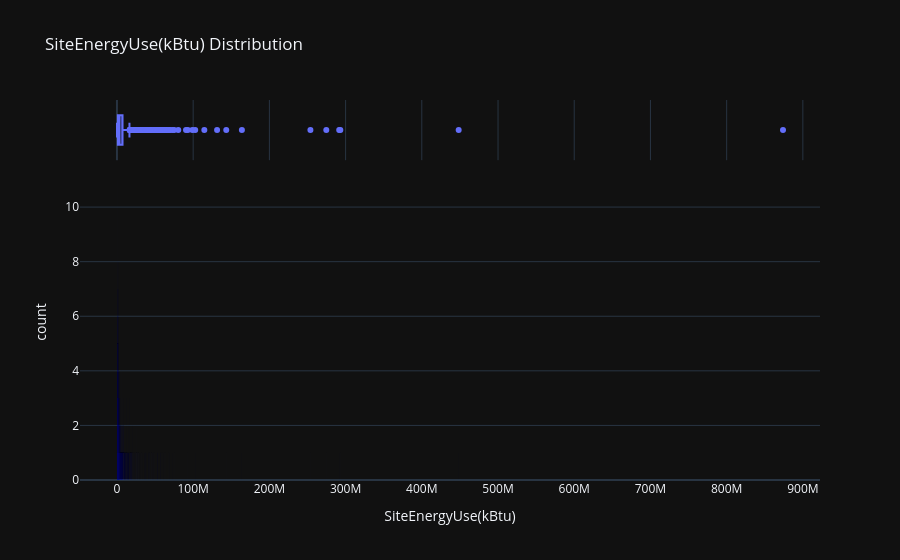

Here is the notebook cell this chart was saved with:
### Code cell
# Analyse de la distribution des donnees.
interactive_distribution(df=df_compliant_filtered, col='SiteEnergyUse(kBtu)', n_bins=100_000)

### Figure 1 — Plotly figure (JSON) as saved in the notebook; plotly's stock layout.template omitted (floating-point values rounded to 4 significant figures; data arrays with more than 128 entries replaced by an {"elided": "..."} marker saying what was removed)
{"data": [{"bingroup": "x", "hovertemplate": "SiteEnergyUse(kBtu)=%{x}<br>count=%{y}<extra></extra>", "legendgroup": "", "marker": {"color": "#636efa", "opacity": 0.7, "pattern": {"shape": ""}}, "name": "", "nbinsx": 100000, "orientation": "v", "showlegend": false, "x": {"elided": "1493 float values"}, "xaxis": "x", "yaxis": "y", "type": "histogram"}, {"hovertemplate": "SiteEnergyUse(kBtu)=%{x}<extra></extra>", "legendgroup": "", "marker": {"color": "#636efa"}, "name": "", "notched": true, "showlegend": false, "x": {"elided": "1493 float values"}, "xaxis": "x2", "yaxis": "y2", "type": "box"}], "layout": {"xaxis": {"anchor": "y", "domain": [0.0, 1.0], "title": {"text": "SiteEnergyUse(kBtu)"}}, "yaxis": {"anchor": "x", "domain": [0.0, 0.8316], "title": {"text": "count"}}, "xaxis2": {"anchor": "y2", "domain": [0.0, 1.0], "matches": "x", "showticklabels": false, "showgrid": true}, "yaxis2": {"anchor": "x2", "domain": [0.8416, 1.0], "matches": "y2", "showticklabels": false, "showline": false, "ticks": "", "showgrid": false}, "legend": {"tracegroupgap": 0}, "title": {"text": "SiteEnergyUse(kBtu) Distribution"}, "barmode": "relative", "bargap": 0.1}}
